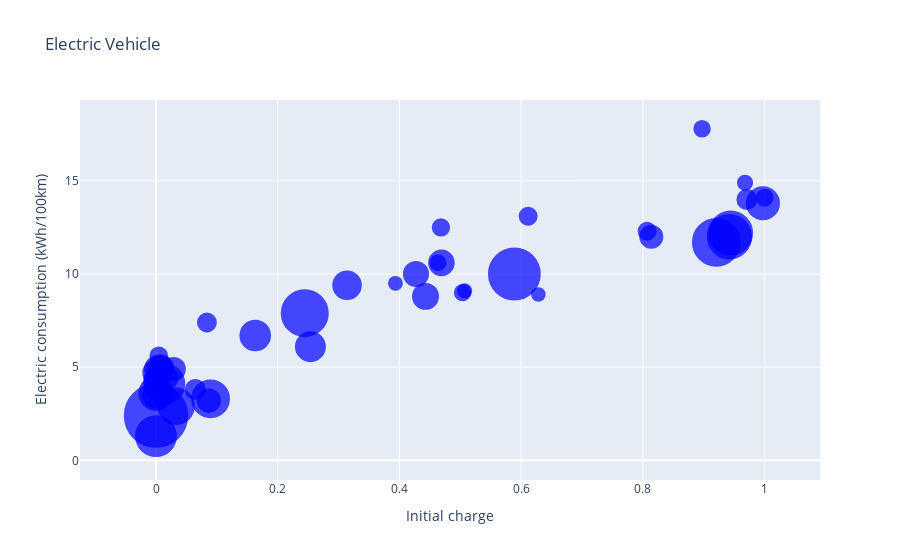

Notebook code cell kept with this figure:
### Markdown cell above
## Understanding properties

Properties such as `marker` specify how to display the points of a plot. Plotly allows styling to a high level of detail. A tutorial on the important properties that are related to markers can be found [here](https://plotly.com/python/marker-style/). 

### Styling with dictionaries

The most common option for styling is a dictionary, as in the given example. (Note it uses the construct `dict(...)` but you could also pass a dictionary in explicit form like `{'size': 8}`). 

### Styling with shortcuts

Plotly developers where smart and allow specifying the properties as "shortcuts" instead of using a dictionary. Please refer to the example below. 

For instance, `marker_size=8'  is equivalent to the dictionary

    marker = {
        'size': 8
    }

and `marker_line_width=2` is equivalent to

    marker = {
        'line': {
            'width': 2
        }
    }

Basically, plotly understands that an underscore (_) in an argument name is a shortcut for a dictionary entry. This will be illustrated in the figure below.

### Code cell
figure2 = go.Figure(
    go.Scatter(
        x=df.charge,
        y=df.electric,
        mode='markers',
        marker_size=df.speed,
        marker_color="blue",
        marker_line_width=2,
        marker_line_color='blue',
        #marker_showscale=True,
        #marker_colorscale='blues',    
    )   
)
figure2.update_layout(
    title='Electric Vehicle',
    xaxis_title='Initial charge',
    yaxis_title='Electric consumption (kWh/100km)'
)
figure2.show()

### Figure 1 — Plotly figure (JSON) as saved in the notebook; plotly's stock layout.template omitted (floating-point values rounded to 4 significant figures)
{"data": [{"marker": {"color": "blue", "line": {"color": "blue", "width": 2}, "size": [43.3, 14.1, 22.4, 16.8, 19.1, 33.3, 22.1, 15.4, 24.9, 23.6, 25.4, 18.3, 12.9, 39.8, 50.8, 23.3, 62.4, 46.8, 15.8, 17.9, 18.9, 46.0, 32.1, 24.6, 22.3, 20.4, 25.1, 36.9, 14.9, 24.1, 42.9, 27.6, 28.9, 16.3, 29.6, 16.9, 39.9, 35.4, 26.8, 15.5, 13.1, 12.6, 16.9]}, "mode": "markers", "type": "scatter", "x": [0.9422, 0.9679, 0.08676, 0.004587, 0.06462, 0.0, 0.8139, 0.5037, 0.4429, 0.008475, 0.0, 0.01454, 0.3934, 0.0, 0.5889, 0.0, 0.0, 0.9207, 1.0, 0.0837, 0.9708, 0.2444, 0.9973, 0.469, 0.02913, 0.01848, 0.0, 0.08962, 0.4634, 0.4272, 0.9443, 0.3139, 0.2538, 0.4682, 0.1631, 0.6115, 0.01377, 0.03301, 0.004278, 0.8973, 0.5071, 0.6283, 0.8069], "y": [12.0, 14.9, 3.2, 5.6, 3.8, 3.6, 12.0, 9.0, 8.8, 5.0, 4.7, 3.6, 9.5, 1.3, 10.0, 4.3, 2.4, 11.7, 14.1, 7.4, 14.0, 7.9, 13.8, 10.6, 4.9, 4.4, 3.5, 3.3, 10.6, 10.0, 12.2, 9.4, 6.1, 12.5, 6.7, 13.1, 4.1, 2.9, 4.9, 17.8, 9.1, 8.9, 12.3]}], "layout": {"title": {"text": "Electric Vehicle"}, "xaxis": {"title": {"text": "Initial charge"}}, "yaxis": {"title": {"text": "Electric consumption (kWh/100km)"}}}}
